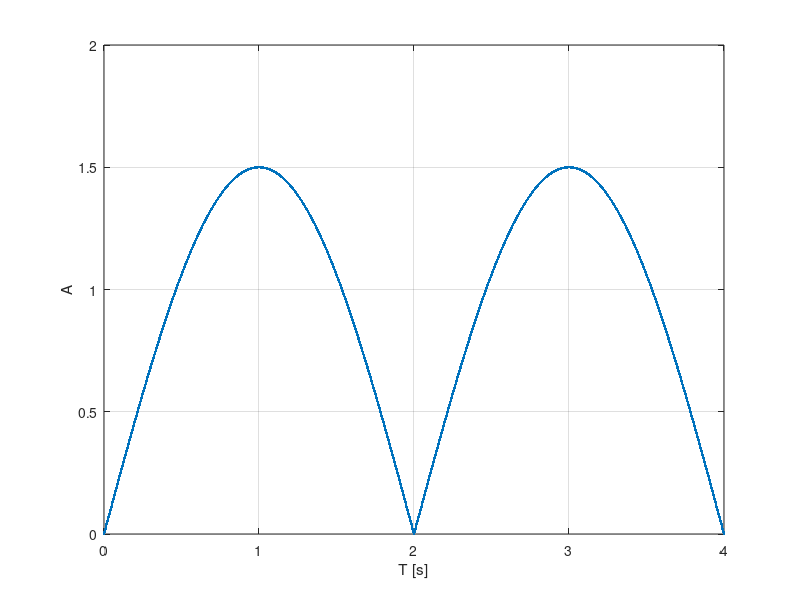
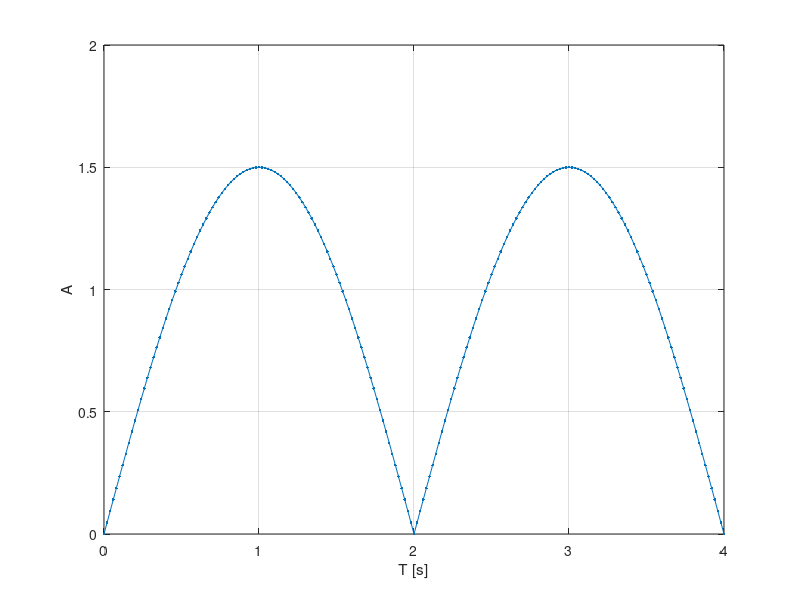
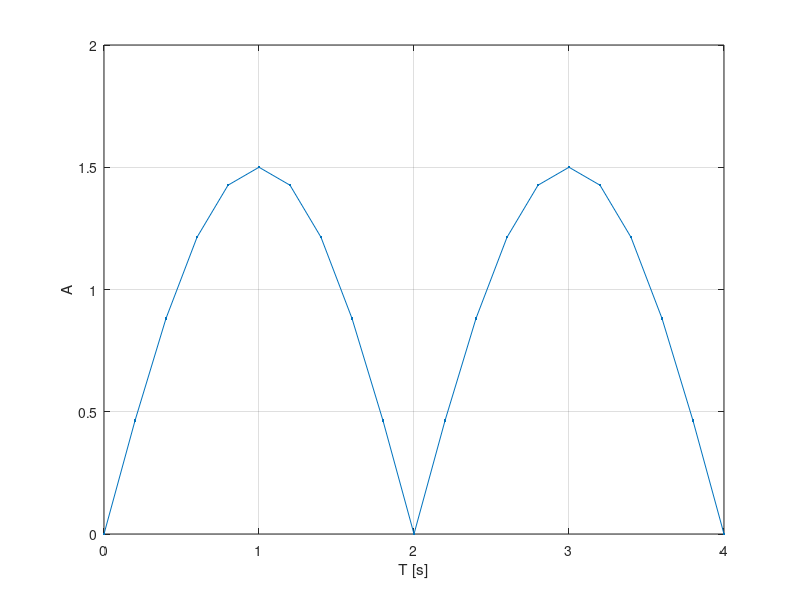

Reproduce these figures in MATLAB, in order.
A = 1.5; %amplitudinea
T = 4;
F = 1 / T; %frecventa
t = 0:0.002:4; %timpul de la 0 la 4s cu rezolutie temporara de 2ms
s = abs(A*sin(2*pi*F*t)); % sintaxa sin deseneaza un grafic sinusoidal cu amplitudinea A, perioada t si frecventa F
figure(1)
plot(t,s,'.-'),xlabel('T [s]'),ylabel('A'),grid %afisam semnalul


A = 1.5; 
T = 4;
F = 1 / T;
t = 0:0.02:4; %rezolutie temporara de 20ms
s = abs(A*sin(2*pi*F*t)); 
figure(2)
plot(t,s,'.-'),xlabel('T [s]'),ylabel('A'),grid


A = 1.5; 
T = 4;
F = 1 / T;
t = 0:0.2:4; %rezolutie temporara de 200ms
s = abs(A*sin(2*pi*F*t)); 
figure(3)
plot(t,s,'.-'),xlabel('T [s]'),ylabel('A'),grid